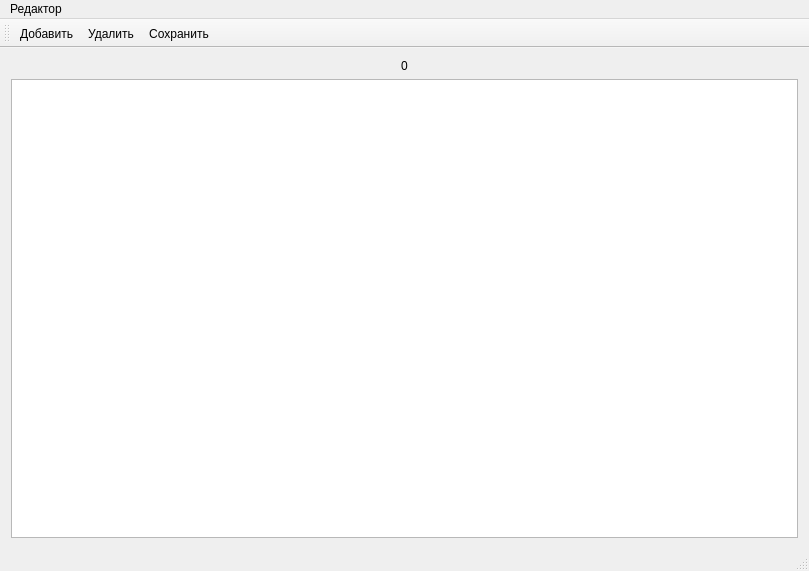
<?xml version="1.0" encoding="UTF-8"?>
<ui version="4.0">
 <class>MainWindow</class>
 <widget class="QMainWindow" name="MainWindow">
  <property name="geometry">
   <rect>
    <x>0</x>
    <y>0</y>
    <width>809</width>
    <height>571</height>
   </rect>
  </property>
  <property name="windowTitle">
   <string>MainWindow</string>
  </property>
  <widget class="QWidget" name="centralWidget">
   <layout class="QVBoxLayout" name="verticalLayout">
    <item>
     <widget class="QLabel" name="label">
      <property name="text">
       <string>0</string>
      </property>
      <property name="alignment">
       <set>Qt::AlignCenter</set>
      </property>
     </widget>
    </item>
    <item>
     <widget class="QTableView" name="tableView"/>
    </item>
   </layout>
  </widget>
  <widget class="QMenuBar" name="menuBar">
   <property name="geometry">
    <rect>
     <x>0</x>
     <y>0</y>
     <width>809</width>
     <height>21</height>
    </rect>
   </property>
   <widget class="QMenu" name="menu">
    <property name="title">
     <string>Редактор</string>
    </property>
    <addaction name="actionAdd"/>
    <addaction name="actionRem"/>
    <addaction name="actionSave"/>
   </widget>
   <addaction name="menu"/>
  </widget>
  <widget class="QToolBar" name="mainToolBar">
   <attribute name="toolBarArea">
    <enum>TopToolBarArea</enum>
   </attribute>
   <attribute name="toolBarBreak">
    <bool>false</bool>
   </attribute>
   <addaction name="actionAdd"/>
   <addaction name="actionRem"/>
   <addaction name="actionSave"/>
  </widget>
  <widget class="QStatusBar" name="statusBar"/>
  <action name="actionAdd">
   <property name="text">
    <string>Добавить</string>
   </property>
  </action>
  <action name="actionRem">
   <property name="text">
    <string>Удалить</string>
   </property>
  </action>
  <action name="actionSave">
   <property name="text">
    <string>Сохранить</string>
   </property>
  </action>
 </widget>
 <layoutdefault spacing="6" margin="11"/>
 <resources/>
 <connections/>
</ui>
